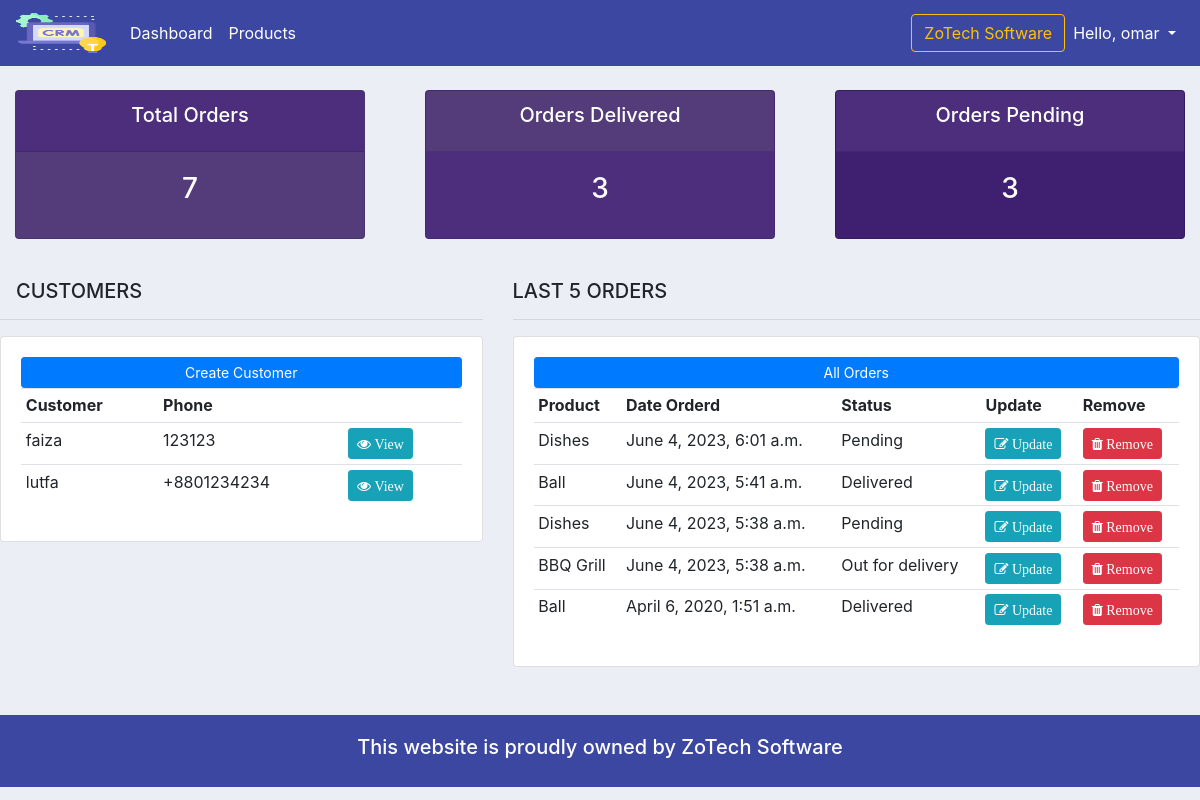
The app's page / (signed in) with its own data.
### accounts/models.py (models this page shows, shortened)
class Customer(models.Model):
    user = models.OneToOneField(User, null=True, blank=True, on_delete=models.CASCADE) # one to one relationships(one customer can have one user and one user can have one customer)
    name = models.CharField(max_length=200, null=True)
    phone = models.CharField(max_length=200, null=True)
    email = models.CharField(max_length=200, null=True)
    profile_pic = models.ImageField(default="profile1.png", null=True, blank=True)
    date_created = models.DateTimeField(auto_now_add=True, null=True)

class Order(models.Model):
    STATUS = (
        ('Pending', 'Pending'),
        ('Out for delivery', 'Out for delivery'),
        ('Delivered', 'Delivered'),
    )
    customer = models.ForeignKey(Customer, null=True, on_delete=models.SET_NULL) # one to many relationships
    product = models.ForeignKey(Product, null=True, on_delete=models.SET_NULL) # one to many relationships
    date_created = models.DateTimeField(auto_now_add=True, null=True)
    status = models.CharField(max_length=200, null=True, choices=STATUS)
    note = models.CharField(max_length=1000, null=True) # for custom Search

class Product(models.Model):
    CATEGORY = (
        ('Indoor', 'Indoor'),
        ('Out Door', 'Out Door'),
    )
    name = models.CharField(max_length=200, null=True)
    price = models.FloatField(null=True)
    category = models.CharField(max_length=200, null=True, choices=CATEGORY)
    description = models.CharField(max_length=200, null=True, blank=True)
    date_created = models.DateTimeField(auto_now_add=True, null=True)
    tags = models.ManyToManyField(Tag) # Many to Many relationships
    def __str__(self):
        return self.name

### accounts/decorators.py (the view)
	def wrapper_function(request, *args, **kwargs):
		group = None
		if request.user.groups.exists():
			group = request.user.groups.all()[0].name
		if group == 'customer':
			return redirect('user-page')
		if group == 'admin':
			return view_func(request, *args, **kwargs)

### accounts/views.py (called while the page is built)
@login_required(login_url='login')
@admin_only # if customer the redirect to user-page and if admin redirect to view_func
def home(request):
    last_five_orders = Order.objects.all().order_by('-date_created')[:5]
    orders = Order.objects.all()
    customers = Customer.objects.all()
    total_customers = customers.count()
    total_orders = orders.count()
    delivered = orders.filter(status='Delivered').count()
    pending = orders.filter(status='Pending').count()
    context = {
        'last_five_orders':last_five_orders,
        'orders':orders,
        'customers':customers,
        'total_customers':total_customers,
        'total_orders':total_orders,
        'delivered':delivered,
        'pending':pending
    }
    return render(request, 'accounts/dashboard.html', context)

### accounts/templates/accounts/dashboard.html
{% extends 'accounts/main.html' %}
{% block content %}
{% include 'accounts/status.html' %}
<br>
<div class="row">
	<div class="col-md-5">
		<h5 class="ml-3">CUSTOMERS</h5>
		<hr>
		<div class="card card-body">
			<a class="btn btn-primary  btn-sm btn-block" href="">Create Customer</a>
			<table class="table table-sm">
				<tr>
					<th>Customer</th>
					<th>Phone</th>
					<th></th>
				</tr>
				{% for customer in customers %}
					<tr>
						<td>{{ customer.name }}</td>
						<td>{{ customer.phone }}</td>
						<td><a class="btn btn-sm btn-info" href="{% url 'customer' customer.id %}"><i class="fa fa-eye"> View</i></a></td>
					</tr>
				{% endfor %}
			</table>
		</div>
	</div>
	<div class="col-md-7">
		<h5>LAST 5 ORDERS</h5>
		<hr>
		<div class="card card-body">
			<table class="table table-sm">
				<tr>
					<th>Product</th>
					<th>Date Orderd</th>
					<th>Status</th>
					<th>Update</th>
					<th>Remove</th>
				</tr>
				{% for order in last_five_orders %}
					<tr>
						<td>{{ order.product }}</td>
						<td>{{ order.date_created }}</td>
						<td>{{ order.status }}</td>
						<td><a class="btn btn-sm btn-info" href="{% url 'updateOrder' order.id %}"><i class="fa fa-edit"> Update</i></a></td>
						<td><a class="btn btn-sm btn-danger" href="{% url 'delete_order' order.id %}"><i class="fa fa-trash"> Remove</i></a></td>
					</tr>
				{% endfor %}
				<a class="btn btn-primary btn-sm btn-block" href="{% url 'allOrders' %}">All Orders</a>
			</table>
		</div>
	</div>
</div>
{% endblock %}

### accounts/templates/accounts/navbar.html (shortened to what this page needs)
{% load static %}
{% load qr_code %}
<nav class="navbar navbar-expand-lg navbar-dark" style="background-color: #3B47A1;">
  <a class="navbar-brand" href="{% url 'home' %}">
    <img src="{% static 'images/logo.png' %}" width="90" height="40" alt="">
  </a>
  <div class="collapse navbar-collapse" id="navbarSupportedContent">
    <ul class="navbar-nav mr-auto">
      {% if request.user.is_staff %}
      <li class="nav-item active">
        <a class="nav-link" href="{% url 'home' %}">Dashboard</a>
      </li>
      <li class="nav-item active">
        <a class="nav-link" href="{% url 'products' %}">Products</a>
      </li>
      {% else %}
      <li class="nav-item active">
        <a class="nav-link" href="{% url 'account' %}">Settings</a>
      </li>
      {% endif %}
    </ul>
    <button type="button" class="btn btn-outline-warning my-2 my-sm-0" data-toggle="modal" data-target="#myModal">ZoTech
      Software </button>
    <ul class="navbar-nav">
      <li class="nav-item dropdown">
        <a class="nav-link dropdown-toggle" href="#" id="navbarDropdown" role="button" data-toggle="dropdown"
          aria-haspopup="true" aria-expanded="false" style="color: #fff;">
          Hello, {{request.user}}
        </a>
      </li>
    </ul>
  </div>
</nav>

### static/css/main.css (style rules this page uses)
body { background-color: #ebeff5; }

### records on screen
Customer: name "faiza", phone "123123"
Customer: name "lutfa", phone "+8801234234"
Order: product "Dishes", date_created "June 4, 2023, 6:01 a.m.", status "Pending"
Order: product "Ball", date_created "June 4, 2023, 5:41 a.m.", status "Delivered"
Order: product "Dishes", date_created "June 4, 2023, 5:38 a.m.", status "Pending"
Order: product "BBQ Grill", date_created "June 4, 2023, 5:38 a.m.", status "Out for delivery"
Order: product "Ball", date_created "April 6, 2020, 1:51 a.m.", status "Delivered"

### other values on screen
{{ request.user }} "omar"
{{ total_orders }} "7"
{{ delivered }} "3"
{{ pending }} "3"
